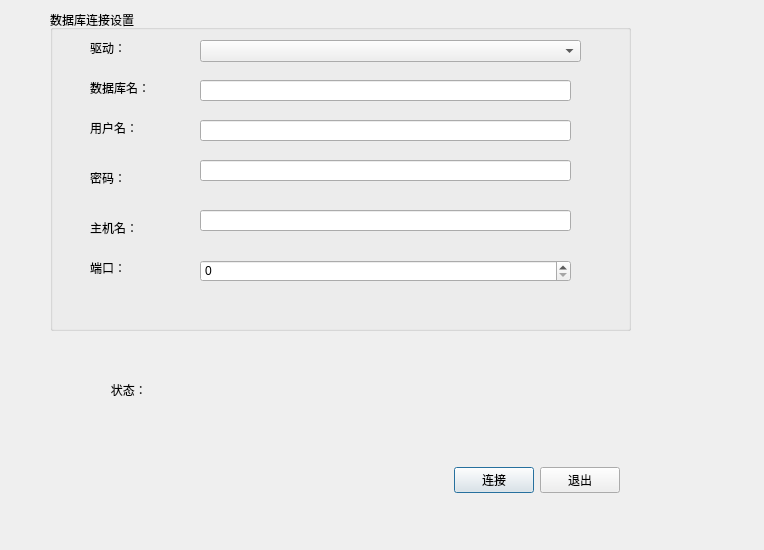
<?xml version="1.0" encoding="UTF-8"?>
<ui version="4.0">
 <class>QSqlConnectionDialogUi</class>
 <widget class="QDialog" name="QSqlConnectionDialogUi">
  <property name="geometry">
   <rect>
    <x>0</x>
    <y>0</y>
    <width>764</width>
    <height>550</height>
   </rect>
  </property>
  <property name="windowTitle">
   <string>ConnDlg</string>
  </property>
  <widget class="QGroupBox" name="ConnGroupBox">
   <property name="geometry">
    <rect>
     <x>50</x>
     <y>10</y>
     <width>581</width>
     <height>321</height>
    </rect>
   </property>
   <property name="title">
    <string>数据库连接设置</string>
   </property>
   <widget class="QLabel" name="textLabel2">
    <property name="geometry">
     <rect>
      <x>40</x>
      <y>30</y>
      <width>72</width>
      <height>15</height>
     </rect>
    </property>
    <property name="text">
     <string>驱动：</string>
    </property>
   </widget>
   <widget class="QLabel" name="textLabel3">
    <property name="geometry">
     <rect>
      <x>40</x>
      <y>70</y>
      <width>72</width>
      <height>15</height>
     </rect>
    </property>
    <property name="text">
     <string>数据库名：</string>
    </property>
   </widget>
   <widget class="QLabel" name="textLabel4">
    <property name="geometry">
     <rect>
      <x>40</x>
      <y>110</y>
      <width>72</width>
      <height>15</height>
     </rect>
    </property>
    <property name="text">
     <string>用户名：</string>
    </property>
   </widget>
   <widget class="QLabel" name="textLabel4_2">
    <property name="geometry">
     <rect>
      <x>40</x>
      <y>160</y>
      <width>72</width>
      <height>15</height>
     </rect>
    </property>
    <property name="text">
     <string>密码：</string>
    </property>
   </widget>
   <widget class="QLabel" name="textLabel5">
    <property name="geometry">
     <rect>
      <x>40</x>
      <y>210</y>
      <width>72</width>
      <height>15</height>
     </rect>
    </property>
    <property name="text">
     <string>主机名：</string>
    </property>
   </widget>
   <widget class="QLabel" name="textLabel5_2">
    <property name="geometry">
     <rect>
      <x>40</x>
      <y>250</y>
      <width>72</width>
      <height>15</height>
     </rect>
    </property>
    <property name="text">
     <string>端口：</string>
    </property>
   </widget>
   <widget class="QLineEdit" name="editDatabase">
    <property name="geometry">
     <rect>
      <x>150</x>
      <y>70</y>
      <width>371</width>
      <height>21</height>
     </rect>
    </property>
   </widget>
   <widget class="QLineEdit" name="editUsername">
    <property name="geometry">
     <rect>
      <x>150</x>
      <y>110</y>
      <width>371</width>
      <height>21</height>
     </rect>
    </property>
   </widget>
   <widget class="QLineEdit" name="editPassword">
    <property name="geometry">
     <rect>
      <x>150</x>
      <y>150</y>
      <width>371</width>
      <height>21</height>
     </rect>
    </property>
   </widget>
   <widget class="QLineEdit" name="editHostname">
    <property name="geometry">
     <rect>
      <x>150</x>
      <y>200</y>
      <width>371</width>
      <height>21</height>
     </rect>
    </property>
   </widget>
   <widget class="QComboBox" name="comboDriver">
    <property name="geometry">
     <rect>
      <x>150</x>
      <y>30</y>
      <width>381</width>
      <height>22</height>
     </rect>
    </property>
   </widget>
   <widget class="QSpinBox" name="portSpinBox">
    <property name="geometry">
     <rect>
      <x>150</x>
      <y>250</y>
      <width>371</width>
      <height>22</height>
     </rect>
    </property>
   </widget>
  </widget>
  <widget class="QWidget" name="horizontalLayoutWidget">
   <property name="geometry">
    <rect>
     <x>50</x>
     <y>440</y>
     <width>581</width>
     <height>80</height>
    </rect>
   </property>
   <layout class="QHBoxLayout" name="horizontalLayout">
    <item>
     <spacer name="horizontalSpacer">
      <property name="orientation">
       <enum>Qt::Horizontal</enum>
      </property>
      <property name="sizeHint" stdset="0">
       <size>
        <width>288</width>
        <height>20</height>
       </size>
      </property>
     </spacer>
    </item>
    <item>
     <widget class="QPushButton" name="okButton">
      <property name="text">
       <string>连接</string>
      </property>
     </widget>
    </item>
    <item>
     <widget class="QPushButton" name="cancelButton">
      <property name="text">
       <string>退出</string>
      </property>
     </widget>
    </item>
   </layout>
  </widget>
  <widget class="QWidget" name="horizontalLayoutWidget_2">
   <property name="geometry">
    <rect>
     <x>50</x>
     <y>350</y>
     <width>581</width>
     <height>80</height>
    </rect>
   </property>
   <layout class="QHBoxLayout" name="horizontalLayout_2">
    <item>
     <widget class="QLabel" name="label">
      <property name="text">
       <string>               状态：</string>
      </property>
     </widget>
    </item>
    <item>
     <widget class="QLabel" name="status_label">
      <property name="text">
       <string> </string>
      </property>
     </widget>
    </item>
   </layout>
  </widget>
 </widget>
 <layoutdefault spacing="6" margin="11"/>
 <resources/>
 <connections/>
</ui>
